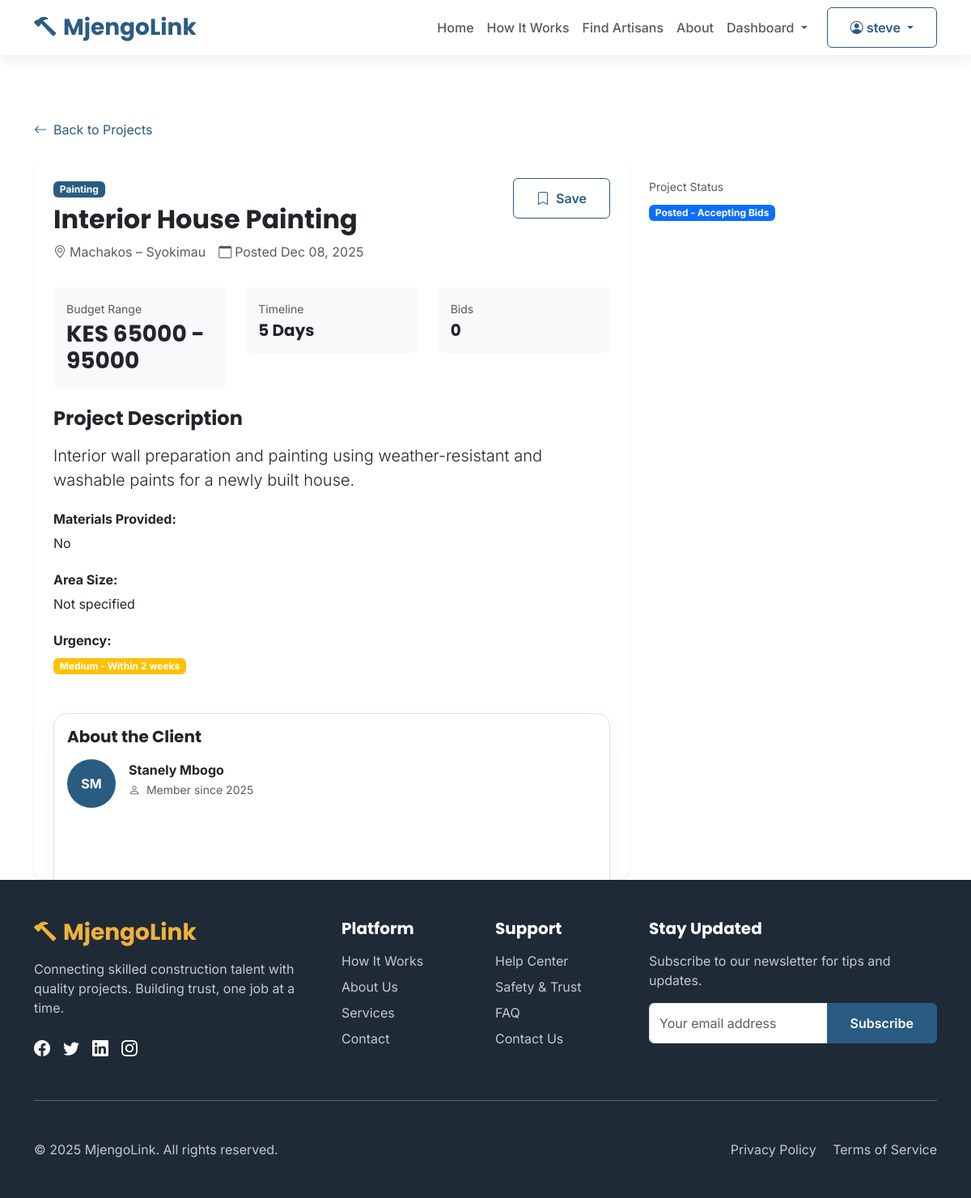
The page /projects/5/ (signed in) on the database its author committed.
### projects/models.py (models this page shows, shortened)
class Project(models.Model):
    CATEGORY_CHOICES = [
        ('plumbing', 'Plumbing'),
        ('electrical', 'Electrical'),
        ('masonry', 'Masonry'),
        ('carpentry', 'Carpentry'),
        ('painting', 'Painting'),
        ('welding', 'Welding'),
        ('roofing', 'Roofing'),
        ('tiling', 'Tiling'),
        ('landscaping', 'Landscaping'),
        ('interior_design', 'Interior Design'),
        ('plastering', 'Plastering'),
        ('metalwork', 'Metalwork'),
        ('glass_work', 'Glass Work'),
        ('flooring', 'Flooring'),
        ('fencing', 'Fencing'),
        ('renovation', 'Renovation'),
        ('new_construction', 'New Construction'),
        ('maintenance', 'Maintenance'),
        ('other', 'Other'),
    ]
    STATUS_CHOICES = [
        ('draft', 'Draft'),
        ('posted', 'Posted - Accepting Bids'),
        ('bidding_closed', 'Bidding Closed'),
        ('assigned', 'Assigned to Artisan'),
        ('in_progress', 'In Progress'),
        ('on_hold', 'On Hold'),
        ('completed', 'Completed'),
        ('cancelled', 'Cancelled'),
        ('disputed', 'Disputed'),
    ]
    URGENCY_CHOICES = [
        ('low', 'Low - Within 1 month'),
        ('medium', 'Medium - Within 2 weeks'),
        ('high', 'High - Within 1 week'),
        ('urgent', 'Urgent - Within 3 days'),
    ]
    homeowner = models.ForeignKey(User, on_delete=models.CASCADE, related_name='projects', null=True, blank=True)
    title = models.CharField(max_length=200)
    description = models.TextField()
    category = models.CharField(max_length=50, choices=CATEGORY_CHOICES)
    location = models.CharField(max_length=200)
    exact_address = models.TextField(blank=True)
    budget_min = models.DecimalField(max_digits=10, decimal_places=2, validators=[MinValueValidator(Decimal('0.01'))])
    budget_max = models.DecimalField(max_digits=10, decimal_places=2, validators=[MinValueValidator(Decimal('0.01'))])
    preferred_timeline = models.CharField(max_length=100, help_text="e.g., 2 weeks, 1 month")
    urgency = models.CharField(max_length=20, choices=URGENCY_CHOICES, default='medium')
    status = models.CharField(max_length=20, choices=STATUS_CHOICES, default='draft')
    area_size = models.CharField(max_length=100, blank=True, help_text="e.g., 100 sq ft, 3 bedrooms")
    materials_provided = models.BooleanField(default=False)
    special_requirements = models.TextField(blank=True)
    posted_at = models.DateTimeField(auto_now_add=True)
    bidding_deadline = models.DateTimeField(null=True, blank=True)
    assigned_at = models.DateTimeField(null=True, blank=True)
    started_at = models.DateTimeField(null=True, blank=True)
    completed_at = models.DateTimeField(null=True, blank=True)
    updated_at = models.DateTimeField(auto_now=True)
    assigned_to = models.ForeignKey(User, on_delete=models.SET_NULL, null=True, blank=True,
                                    related_name='assigned_projects')
    final_price = models.DecimalField(max_digits=10, decimal_places=2, null=True, blank=True)
    final_timeline = models.CharField(max_length=100, blank=True)
    view_count = models.IntegerField(default=0)
    bid_count = models.IntegerField(default=0)
    class Meta:
        ordering = ['-posted_at']
        indexes = [
            models.Index(fields=['status', 'category']),
            models.Index(fields=['homeowner', 'status']),
        ]

### projects/views.py (the view)
# urls.py: path('<int:pk>/', views.ProjectDetailView.as_view(), name='detail'),
class ProjectDetailView(DetailView):
    model = Project
    template_name = 'projects/detail.html'
    context_object_name = 'project'
    def get_context_data(self, **kwargs):
        context = super().get_context_data(**kwargs)
        project = self.object
        print(f"DEBUG - Project ID: {project.id}")
        print(f"DEBUG - Title: {project.title}")
        print(f"DEBUG - Description: {project.description[:50]}...")
        print(f"DEBUG - Budget Min: {project.budget_min}")
        print(f"DEBUG - Budget Max: {project.budget_max}")
        if not self.request.user.is_authenticated or self.request.user != project.homeowner:
            project.view_count += 1
            project.save(update_fields=['view_count'])
        context['images'] = project.images.all()
        if self.request.user.is_authenticated:
            context['user_has_bid'] = Bid.objects.filter(
                project=project,
                artisan=self.request.user
            ).exists()
        else:
            context['user_has_bid'] = False
        context['similar_projects'] = Project.objects.filter(
            category=project.category
        ).exclude(id=project.id)[:3]
        return context

### core/context_processors/admin_counts.py (called while the page is built, shortened)
def admin_counts(request):
    return {}

### templates/projects/detail.html (shortened to what this page needs)
{% extends "base.html" %}
{% block content %}
<div class="container mt-5 pt-4">
    <div class="mb-4">
        <a href="{% url 'projects:list' %}" class="text-decoration-none text-mjengo-primary">
            <i class="bi bi-arrow-left me-2"></i>Back to Projects
        </a>
    </div>
    <div class="row">
        <div class="col-lg-8">
            <div class="card shadow-sm border-0 mb-4 animate-fadeInUp">
                <div class="card-body p-4">
                    <div class="d-flex justify-content-between align-items-start mb-3">
                        <div>
                            <span class="badge bg-mjengo-primary mb-2">{{ project.get_category_display }}</span>
                            <h1 class="h2 fw-bold mb-2">{{ project.title }}</h1>
                            <div class="d-flex align-items-center text-muted mb-3">
                                <i class="bi bi-geo-alt me-1"></i>
                                <span class="me-3">{{ project.location }}</span>
                                <i class="bi bi-calendar me-1"></i>
                                <span>Posted {{ project.posted_at|date:"M d, Y" }}</span>
                            </div>
                        </div>
                        <button class="btn btn-outline-primary"><i class="bi bi-bookmark me-2"></i>Save</button>
                    </div>
                    <div class="row g-4 mb-4">
                        <div class="col-md-4">
                            <div class="p-3 bg-light rounded">
                                <small class="text-muted d-block mb-1">Budget Range</small>
                                <h3 class="fw-bold text-mjengo-accent mb-0">
                                    KES {{ project.budget_min|floatformat:0 }} - {{ project.budget_max|floatformat:0 }}
                                </h3>
                            </div>
                        </div>
                        <div class="col-md-4">
                            <div class="p-3 bg-light rounded">
                                <small class="text-muted d-block mb-1">Timeline</small>
                                <h5 class="fw-bold mb-0">{{ project.preferred_timeline }}</h5>
                            </div>
                        </div>
                        <div class="col-md-4">
                            <div class="p-3 bg-light rounded">
                                <small class="text-muted d-block mb-1">Bids</small>
                                <h5 class="fw-bold mb-0">{{ project.bid_count }}</h5>
                            </div>
                        </div>
                    </div>
                    <div class="mb-5">
                        <h4 class="fw-bold mb-3">Project Description</h4>
                        <p class="lead mb-4">{{ project.description }}</p>
                        <div class="mb-4">
                            <h6 class="fw-bold mb-2">Materials Provided:</h6>
                            <p>{{ project.materials_provided|yesno:"Yes,No,Not specified" }}</p>
                        </div>
                        <div>
                            <h6 class="fw-bold mb-2">Area Size:</h6>
                            <p>{{ project.area_size|default:"Not specified" }}</p>
                        </div>
                        <div class="mt-4">
                            <h6 class="fw-bold mb-2">Urgency:</h6>
                            <span class="badge
                                {% if project.urgency == 'high' %}bg-danger
                                {% elif project.urgency == 'medium' %}bg-warning
                                {% else %}bg-info{% endif %}">
                                {{ project.get_urgency_display }}
                            </span>
                        </div>
                    </div>
                    {% if project.homeowner %}
                    <div class="card border mb-4">
                        <div class="card-body">
                            <h5 class="fw-bold mb-3">About the Client</h5>
                            <div class="d-flex align-items-center">
                                <div class="flex-shrink-0">
                                    {% if project.homeowner.profile.profile_picture %}
                                        <img src="{{ project.homeowner.profile.profile_picture.url }}"
                                             alt="Profile Picture"
                                             class="rounded-circle"
                                             width="60"
                                             height="60">
                                    {% else %}
                                        <div class="bg-mjengo-primary rounded-circle d-flex align-items-center justify-content-center"
                                             style="width: 60px; height: 60px;">
                                            <span class="text-white fw-bold">
                                                {{ project.homeowner.first_name|first|upper }}{{ project.homeowner.last_name|first|upper }}
                                            </span>
                                        </div>
                                    {% endif %}
                                </div>
                                <div class="flex-grow-1 ms-3">
                                    <h6 class="fw-bold mb-1">{{ project.homeowner.get_full_name }}</h6>
                                    <p class="text-muted small mb-2">
                                        <i class="bi bi-person me-1"></i>
                                        Member since {{ project.homeowner.date_joined|date:"Y" }}
                                    </p>
                                </div>
                            </div>
                        </div>
                    </div>
                    {% endif %}
                </div>
            </div>
        </div>
        <div class="col-lg-4">
                    <div class="mt-4">
                        <small class="text-muted d-block mb-2">Project Status</small>
                        <span class="badge
                            {% if project.status == 'posted' %}bg-primary
                            {% elif project.status == 'in_progress' %}bg-success
                            {% elif project.status == 'completed' %}bg-secondary
                            {% elif project.status == 'cancelled' %}bg-danger
                            {% else %}bg-info{% endif %}">
                            {{ project.get_status_display }}
                        </span>
                    </div>
                </div>
            </div>
        </div>
{% endblock %}

### templates/includes/navbar.html (shortened to what this page needs)
<nav class="navbar navbar-expand-lg navbar-light fixed-top">
    <div class="container">
        <a class="navbar-brand fw-bold fs-3 text-mjengo-primary" href="{% url 'home' %}">
            <i class="bi bi-hammer me-2"></i>MjengoLink
        </a>
        <div class="collapse navbar-collapse" id="navbarNav">
            <ul class="navbar-nav ms-auto mb-2 mb-lg-0">
                <li class="nav-item"><a class="nav-link fw-medium" href="{% url 'core:home' %}">Home</a></li>
                <li class="nav-item"><a class="nav-link fw-medium" href="{% url 'core:how-it-works' %}">How It Works</a></li>
                <li class="nav-item"><a class="nav-link fw-medium" href="{% url 'projects:browse' %}">Find Artisans</a></li>
                <li class="nav-item"><a class="nav-link fw-medium" href="{% url 'core:about' %}">About</a></li>
                {% if user.is_authenticated %}
                <li class="nav-item dropdown">
                    <a class="nav-link dropdown-toggle fw-medium" href="#" role="button" data-bs-toggle="dropdown">
                        Dashboard
                    </a>
                </li>
                {% endif %}
            </ul>
            <div class="d-flex ms-lg-3">
                {% if user.is_authenticated %}
                    <div class="dropdown">
                        <button class="btn btn-outline-primary dropdown-toggle" type="button"
                                data-bs-toggle="dropdown">
                            <i class="bi bi-person-circle"></i> {{ user.username }}
                        </button>
                    </div>
                {% else %}
                    <a href="{% url 'users:login' %}" class="btn btn-outline-primary me-2">Log In</a>
                    <a href="{% url 'users:register' %}" class="btn btn-primary">Sign Up Free</a>
                {% endif %}
            </div>
        </div>
    </div>
</nav>

### static/css/style.css (style rules this page uses)
:root { --mjengo-primary: #2A5C82; --mjengo-secondary: #F0B23A; --mjengo-accent: #34A853; --mjengo-light: #F8F9FA; --mjengo-dark: #1E2A36; --mjengo-gray: #6C757D; }
body { font-family: 'Inter', sans-serif; color: var(--mjengo-dark); padding-top: 76px; overflow-x: hidden; min-height: 100vh; display: flex; flex-direction: column; }
h1, h2, h3, h4, h5, .navbar-brand { font-family: 'Poppins', sans-serif; font-weight: 700; }
h1 { font-weight: 800; }
.bg-mjengo-primary { background-color: var(--mjengo-primary) !important; }
.text-mjengo-primary { color: var(--mjengo-primary) !important; }
.btn-outline-primary { color: var(--mjengo-primary); border-color: var(--mjengo-primary); padding: 0.75rem 1.75rem; font-weight: 600; transition: all 0.3s ease; }
.navbar { box-shadow: 0 5px 20px rgba(0, 0, 0, 0.08); background-color: rgba(255, 255, 255, 0.95) !important; backdrop-filter: blur(10px); transition: all 0.3s ease; }
.card { border: none; border-radius: 16px; box-shadow: 0 10px 30px rgba(0, 0, 0, 0.05); transition: all 0.4s ease; height: 100%; overflow: hidden; position: relative; z-index: 1; }
.card::before { content: ''; position: absolute; top: 0; left: 0; right: 0; height: 5px; background: linear-gradient(90deg, var(--mjengo-primary), var(--mjengo-secondary)); z-index: 2; transform: scaleX(0); transform-origin: left; transition: transform 0.5s ease; }
.animate-fadeInUp { animation: fadeInUp 0.8s ease forwards; }

### rows shown on the page
Project: category "Painting", title "Interior House Painting", location "Machakos – Syokimau", posted_at "Dec 08, 2025", budget_min "65000", budget_max "95000", preferred_timeline "5 Days", bid_count "0", description "Interior wall preparation and painting using weather-resistant and washable paints for a newly built house.", materials_provided "No", area_size "Not specified", urgency "Medium - Within 2 weeks", homeowner.first_name|first "S", homeowner.last_name|first "M", homeowner.get_full_name "Stanely Mbogo", homeowner.date_joined "2025", status "Posted - Accepting Bids"

### other values the page prints
{{ user.username }} "steve"
